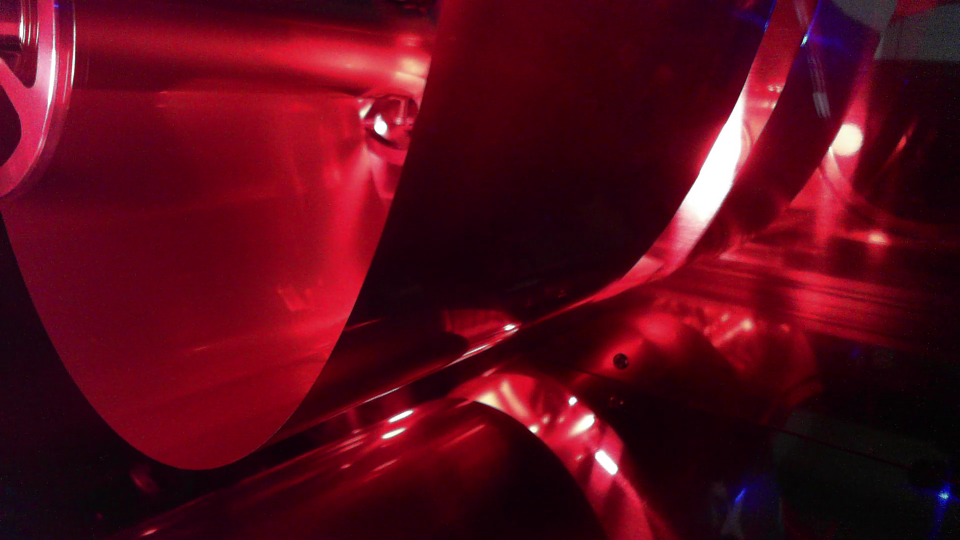
#> input picture DLIP_Python/Image/Challenging_Dataset/LV2.png, 1920 x 1080 px (shown at 1/2 size)
$ python mainSimple.py
#> lines starting #> are read from the running program, lines starting #| are printed output that depends on the picture
### DLIP_Python/utility/utils.py
"""
========================================================================================================================
                                             DLIP Python library
                                          Handong Global University
========================================================================================================================
@Author  : Jin Kwak
@Created : 2024.04.23
@Modified: 2024.-
@Version : 0.0.0
"""

import numpy as np
import cv2 as cv
from matplotlib import pyplot as plt

"""
filename: filename of image (Figure title)
img1: image
"""
def showImage(filename:str, imag1: np.ndarray) -> None:
    cv.namedWindow(filename, cv.WINDOW_GUI_NORMAL)
    cv.imshow(filename, imag1)

# [6 lines left out: function histogram_analysis, not called in this run]

### DLIP_Python/LAB/PyLAB1/mainSimple.py
"""
========================================================================================================================
                            DLIP LAB 3 Python Tension Detection of Rolling Metal Sheet
                                                Simple Dataset
                                          Handong Global University
========================================================================================================================
@Author: Jin Kwak
@Date: 2024.04.23
@Version: 0.0.0
"""
import numpy as np
import matplotlib.pyplot as plt
import cv2 as cv
from utility.utils import *

def main():
    src = cv.imread("../../Image/Challenging_Dataset/LV2.png")
#> src is the input picture: shape (1080, 1920, 3); mean B, G, R 25.4, 9.6, 86.6
    """ ROI length and width"""
    ROI_y= 0
    ROI_h= 1040
    ROI_x= 50
    ROI_w= 700
    level2 = 250
    level3 = 120
    discontinuity = 20
    roi = src[ROI_y:ROI_y + ROI_h, ROI_x:ROI_x + ROI_w]
    psrc = roi.copy()
    pre_src = Preprocess(psrc)
#> in Preprocess, `_dst = cv.cvtColor(img, cv.COLOR_BGR2GRAY)`:
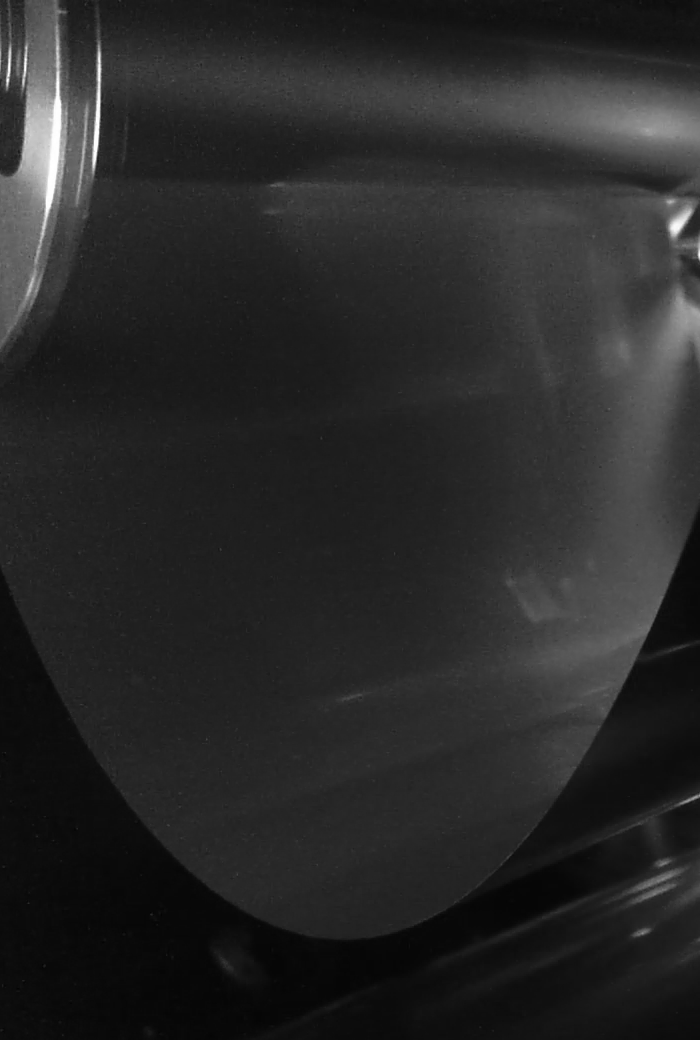
#> _dst: shape (1040, 700); min 3, max 255, mean 40.5
#> in Preprocess, `cv.equalizeHist(_dst, _dst)`:
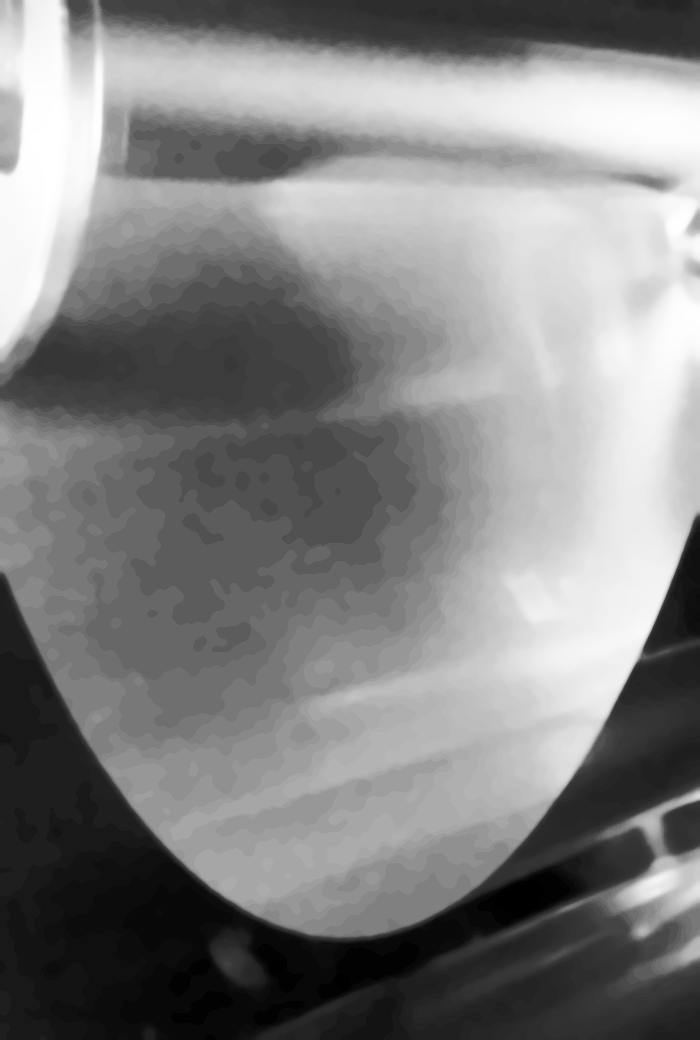
#> _dst: shape (1040, 700); min 0, max 255, mean 129.6
#> in Preprocess, `_dst = cv.Canny(_dst,40,255)`:
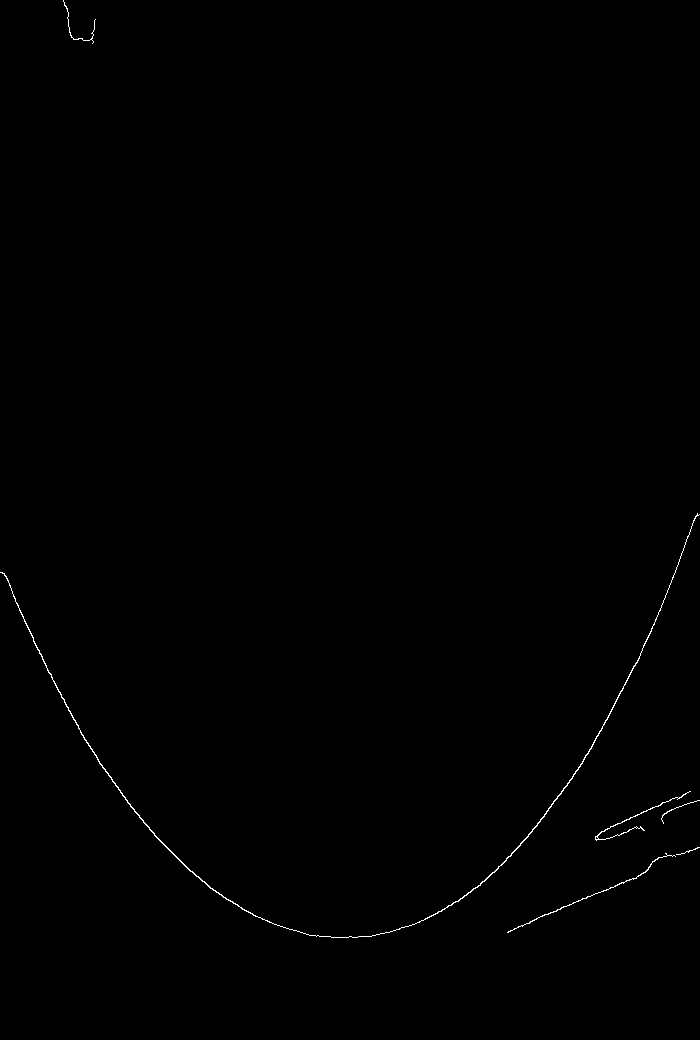
#> _dst: shape (1040, 700); 0.27% white in thin lines or dots
    cv.line(src, (0,src.shape[0]-120), (src.shape[1],src.shape[0]-120), (255,0,255), 2, cv.LINE_AA) # Level 3
    cv.line(src, (0,src.shape[0]-250), (src.shape[1],src.shape[0]-250), (255,255,0), 2 ,cv.LINE_AA) # Level 2
    fx = np.zeros((ROI_w),np.int16)
    xx = np.zeros((ROI_w), np.int16)
    newFx = np.zeros((ROI_w), np.float64)
    totalX= np.zeros((ROI_w),np.int16)
    for idx in range(0, ROI_w):    # col
        for tdx in range(ROI_h-1,0,-1): # row
            if pre_src[tdx,idx] == 255:
                fx[idx] = tdx  # row
                src = cv.circle(src, (ROI_x+idx,fx[idx]), 1, (255,0,255), -1)
                psrc = cv.circle(psrc, (idx,fx[idx]), 1, (255,0,255), -1)
                break
        xx[idx] = idx
        if (idx> 0)and (np.abs(fx[idx] -fx[idx-1])>= discontinuity):
            cutIdx = idx
            break
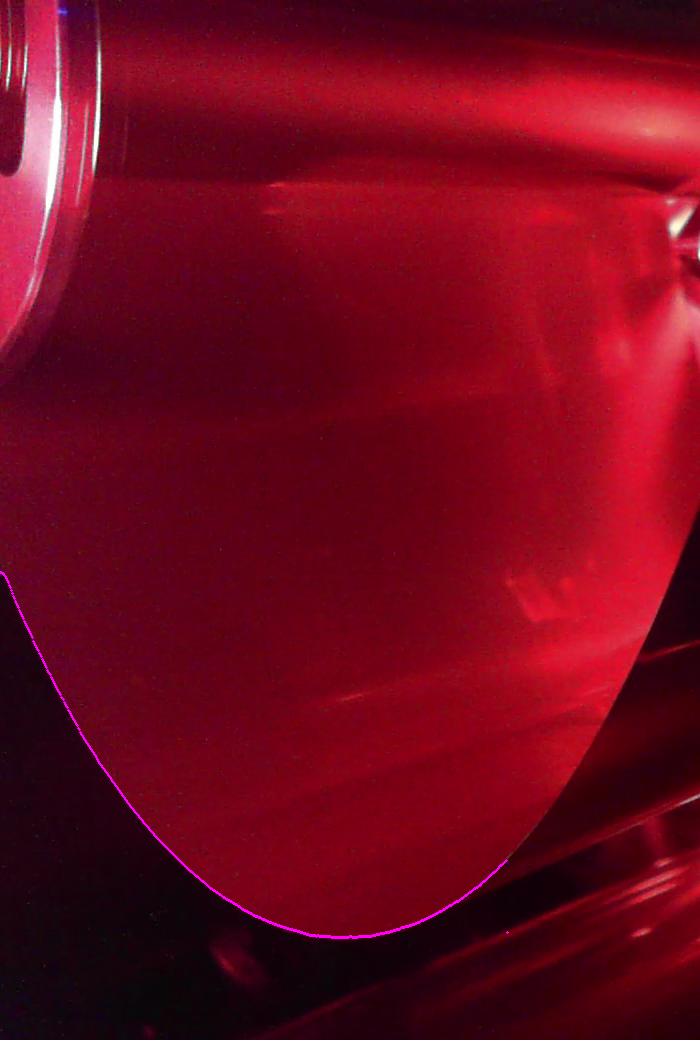
#> psrc: shape (1040, 700, 3); mean B, G, R 28.2, 7.4, 110.9
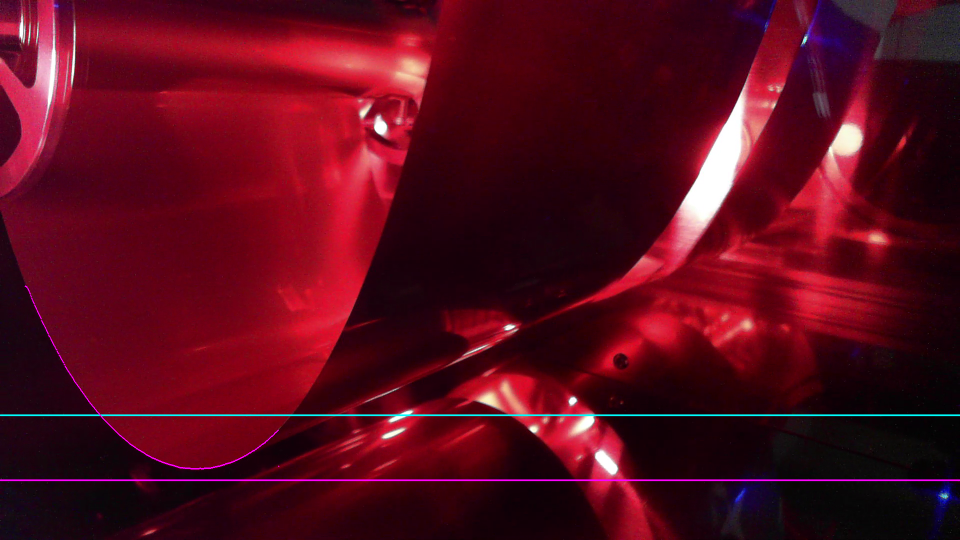
#> src: shape (1080, 1920, 3) (shown at 1/2 size); mean B, G, R 27.1, 10.4, 87.1
#> after the loop, fx = 700 values, max 937 at index 331, min 0 at index 508, mean 616.3; xx = 700 values, max 507 at index 507, min 0 at index 0, mean 184
    fx = fx[:cutIdx]
#> fx = 507 values, max 937 at index 331, min 572 at index 0, mean 849.1
    xx = xx[:cutIdx]
#> xx = 507 values from 0 to 506
    for idx in range(0, ROI_w):
        totalX[idx] = idx
    coeff = np.polyfit(xx,fx,2)
#> coeff = [-0.00311, 2.13, 576.6]

    for cnt in range(0, ROI_w):
        newFx[cnt] = coeff[0]*(totalX[cnt]**2) + coeff[1]*totalX[cnt] + coeff[2]
#> after the loop, newFx = 700 values, max 940.4 at index 342, min 543 at index 699, mean 813
    newFx = newFx.astype(np.int32)
#> newFx = 700 values, max 940 at index 332, min 543 at index 699, mean 812.5
    for idx in range(0,ROI_w):
        psrc = cv.circle(psrc, (idx,newFx[idx]),1,(255,255,0), -1)
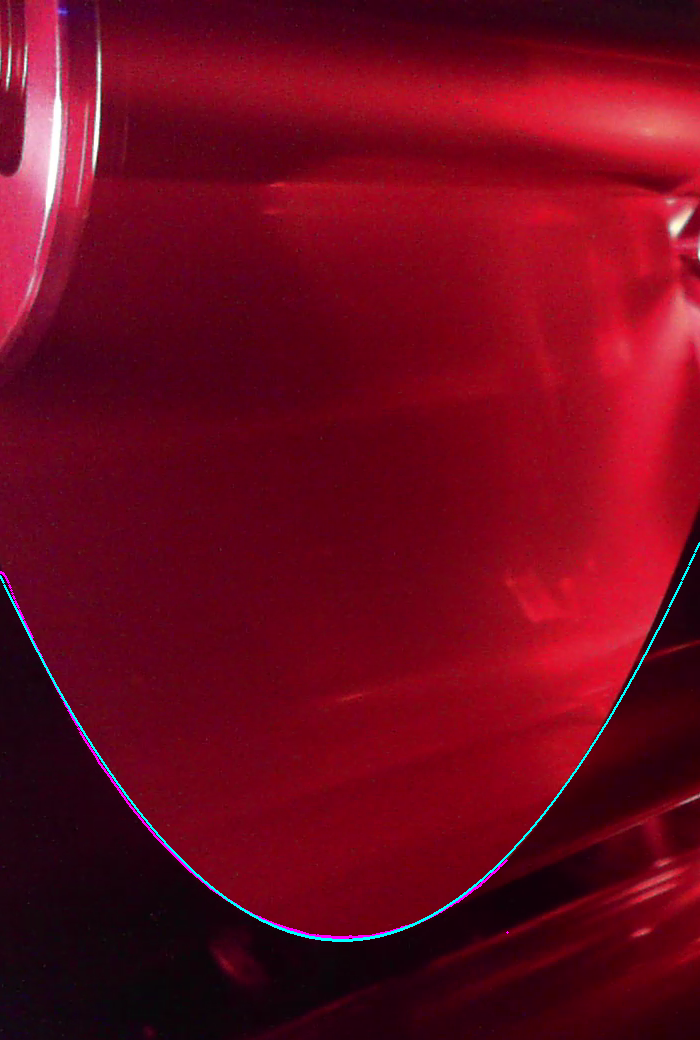
#> psrc: shape (1040, 700, 3); mean B, G, R 28.8, 8.2, 110.5

    maxBend = max(newFx)
#> maxBend = 940
    if maxBend < src.shape[0]-level3 and maxBend >= src.shape[0]-level2:
        print("Level 2 detected")
    elif maxBend > src.shape[0]-level3:
        print("Level 3 Detected")
    else:
        print("Level 1 Detected")

    showImage("LV1", src)
    showImage("LV1_Out", pre_src)
    showImage("ROI",psrc)
    cv.waitKey(0)

"""
img: BGR image
return: Grayscale image after preprocessing (Filtering, Equalize Histogram ...)
"""
def Preprocess(img: np.ndarray) -> np.ndarray:
    _dst = cv.cvtColor(img, cv.COLOR_BGR2GRAY)
    for i in range(0,20):
        _dst = cv.medianBlur(_dst,5)
    for i in range(0,3):
        _dst = cv.GaussianBlur(_dst, (5, 5), 0)

    cv.equalizeHist(_dst, _dst)
    _dst = cv.Canny(_dst,40,255)
    return _dst

if __name__ == '__main__':
    print(__doc__)
    main()

$ run again, with DLIP_Python/Image/Challenging_Dataset/LV3.png copied over DLIP_Python/Image/Challenging_Dataset/LV2.png
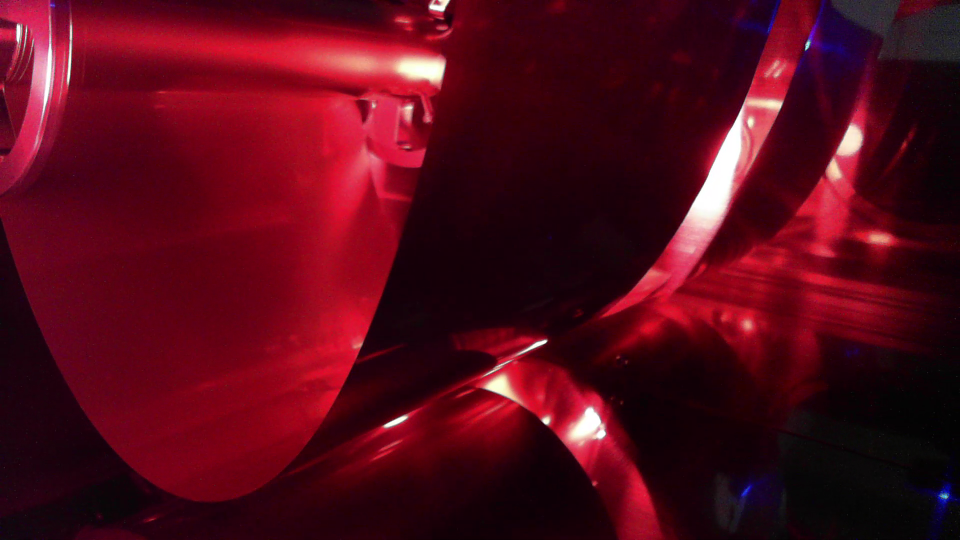
#> input picture DLIP_Python/Image/Challenging_Dataset/LV3.png, 1920 x 1080 px (shown at 1/2 size)
#> in main, src is the input picture: shape (1080, 1920, 3); mean B, G, R 24.5, 9.1, 83.9
#> after the loop in main, `for idx in range(0, ROI_w):`:
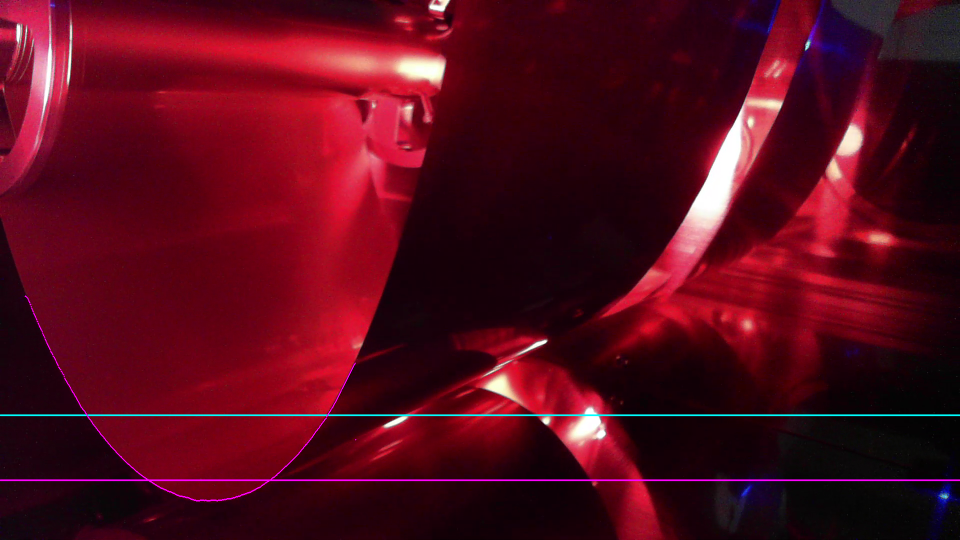
#> src: shape (1080, 1920, 3) (shown at 1/2 size); mean B, G, R 26.3, 9.8, 84.5
#> after the loop in main, `for idx in range(0, ROI_w):`: fx = 700 values, max 1001 at index 342, min 0 at index 662, mean 840.3; xx = 700 values, max 661 at index 661, min 0 at index 0, mean 312.6
#> in main, `fx = fx[:cutIdx]`: fx = 661 values, max 1001 at index 342, min 592 at index 0, mean 888.5
#> in main, `xx = xx[:cutIdx]`: xx = 661 values from 0 to 660
#> coeff = [-0.00309, 2.25, 593.6]
#> after the loop in main, `for cnt in range(0, ROI_w):`: newFx = 700 values, max 1004.7 at index 365, min 593.6 at index 0, mean 877.9
#> in main, `newFx = newFx.astype(np.int32)`: newFx = 700 values, max 1004 at index 350, min 593 at index 0, mean 877.4
#> after the loop in main, `for idx in range(0,ROI_w):`:
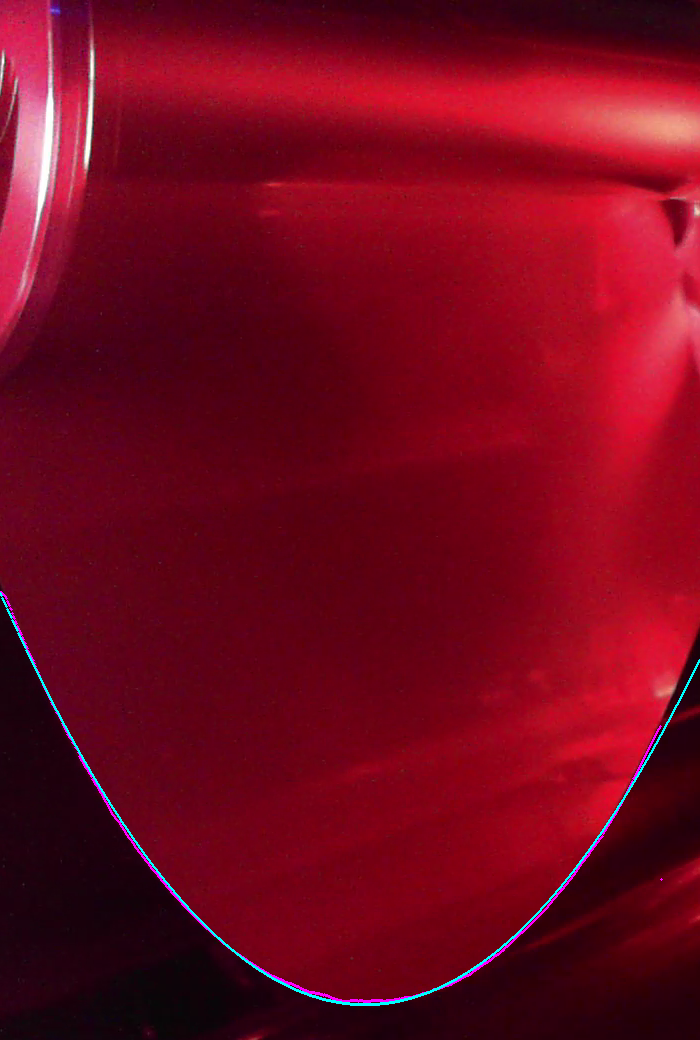
#> psrc: shape (1040, 700, 3); mean B, G, R 28.7, 7.8, 114.6
#> maxBend = 1004
